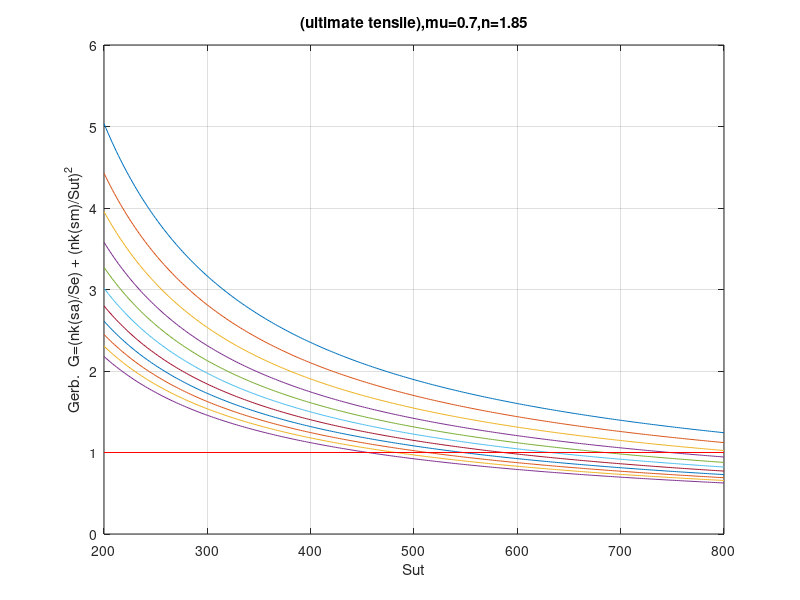

Write the MATLAB code that produced this figure.
 clc
close all
p=6;
f=0.15;
n=1.85;
kf=3;
u=0.7;
s=200:2:800;
for d=30:2:50
        
        F=3.85/((3.74*(10^-7))+(1.172*(10^-6)*110/u));
        T=(F*(d-p/2)/2)*(p+pi*f*(d-p/2)/cos(14.5*pi/180))/(pi*(d-p/2)-f*p/cos(14.5*pi/180));
        t=(16*T)/(pi*((d-p)^3));
        sx=(4*F)/(pi*((d-p)^2));
        sb=(6*0.38*F)/(pi*(d-p)*p);
        S=(sb^2+sx^2+(sb-sx)^2+6*(t^2))^0.5/(2^0.5);
        sm=S/2;
        sa=S/2;
        
        se=(0.8)*4.51*(s.^(-0.265)).*(0.504*s);
        %define G as left side of Gerber eq.
        G =(n*kf*sa) * se.^(-1) + (n*kf*sm)^2 * s.^(-2);
        
        plot(s,G)
        xlabel('Sut');
        ylabel('Gerb.  G=(nk(sa)/Se) + (nk(sm)/Sut)^2');
        title(['(ultimate tensile),mu=',num2str(u),',n=',num2str(n)])
        grid on
        hold on
end
 plot([200,800],[1,1],'r')          %line: G=1